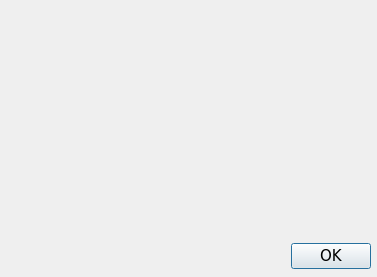
<?xml version="1.0" encoding="UTF-8"?>
<ui version="4.0">
 <class>About</class>
 <widget class="QDialog" name="About">
  <property name="windowModality">
   <enum>Qt::ApplicationModal</enum>
  </property>
  <property name="geometry">
   <rect>
    <x>0</x>
    <y>0</y>
    <width>377</width>
    <height>277</height>
   </rect>
  </property>
  <property name="font">
   <font>
    <family>Verdana</family>
    <pointsize>11</pointsize>
   </font>
  </property>
  <property name="windowTitle">
   <string>Об игре</string>
  </property>
  <widget class="QDialogButtonBox" name="buttonBox">
   <property name="geometry">
    <rect>
     <x>290</x>
     <y>240</y>
     <width>81</width>
     <height>32</height>
    </rect>
   </property>
   <property name="orientation">
    <enum>Qt::Horizontal</enum>
   </property>
   <property name="standardButtons">
    <set>QDialogButtonBox::Ok</set>
   </property>
  </widget>
 </widget>
 <resources/>
 <connections>
  <connection>
   <sender>buttonBox</sender>
   <signal>accepted()</signal>
   <receiver>About</receiver>
   <slot>accept()</slot>
   <hints>
    <hint type="sourcelabel">
     <x>248</x>
     <y>254</y>
    </hint>
    <hint type="destinationlabel">
     <x>157</x>
     <y>274</y>
    </hint>
   </hints>
  </connection>
  <connection>
   <sender>buttonBox</sender>
   <signal>rejected()</signal>
   <receiver>About</receiver>
   <slot>reject()</slot>
   <hints>
    <hint type="sourcelabel">
     <x>316</x>
     <y>260</y>
    </hint>
    <hint type="destinationlabel">
     <x>286</x>
     <y>274</y>
    </hint>
   </hints>
  </connection>
 </connections>
</ui>
